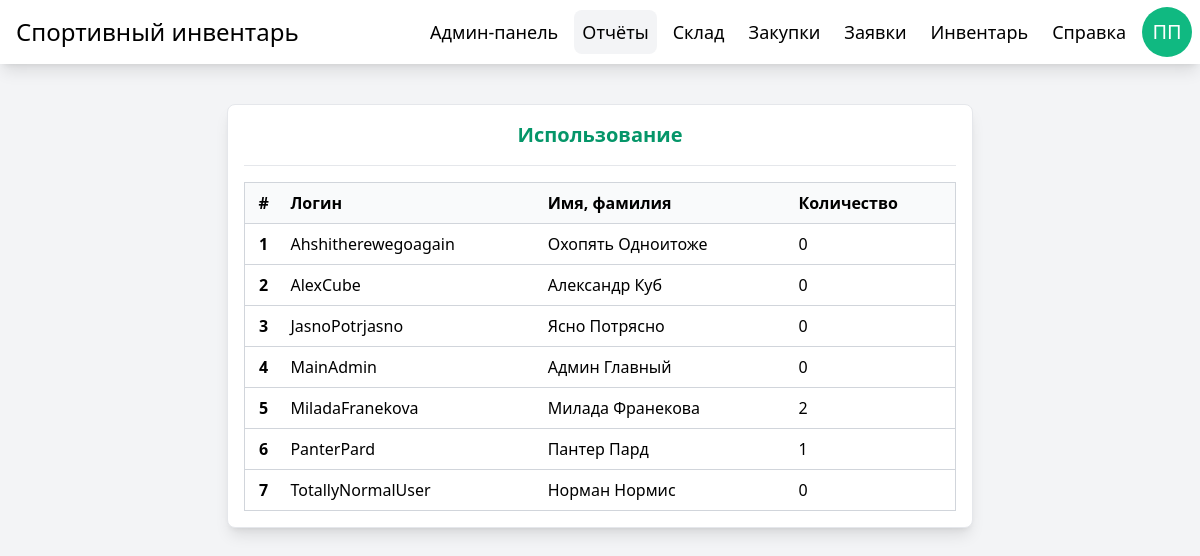
Screenshot of /reports/ (signed in) with the database file from the repository.
### manager/models.py (models this page shows, shortened)
class User(AbstractUser):
    patronymic = models.CharField(max_length=64, blank=True, null=True)
    verified = models.BooleanField(default=False)

### manager/views.py (the view)
# urls.py: path('reports/', views.usage_report_view, name="reports"),
@user_passes_test(is_admin)
def usage_report_view(request):
    user_report = usage_report()
    db_stats = db_report()
    context = {
        'user_report': user_report,
        'db_stats': db_stats,
        'users': User.objects.filter()
    }
    return render(request, 'reports.html', context)

### manager/utils.py (called while the page is built)
def usage_report():
    users = User.objects.annotate(
        active_count=Count('products', filter=Q(products__state='active')),
        inactive_count=Count('products', filter=Q(products__state='inactive')),
        broken_count=Count('products', filter=Q(products__state='active'))
    )
    report = []
    for user in users:
        report.append({
            'username': user.username,
            'first_name': user.first_name,
            'last_name': user.last_name,
            'active_count': user.active_count,
        })
    return report

def db_report():
    return {'users': User.objects.count(), 'products': Product.objects.count(), 'purchases': Purchase.objects.count()}

### manager/views.py (called while the page is built)
def is_admin(user):
    return user.is_staff == True

### theme/templates/reports.html (shortened to what this page needs)
{% extends "base.html" %}
{% block content %}
<div class="w-2/3 p-4 grid gap-4 bg-white border rounded-lg shadow-lg">
    <h2 class="text-xl font-semibold text-center text-primary-600">Использование</h2>
    <hr>
    <table class="border border-gray-300 border-collapse">
        <thead>
            <tr class="bg-gray-50 border border-gray-300">
                <th class="p-2 text-center">#</th>
                <th class="p-2 text-start">Логин</th>
                <th class="p-2 text-start">Имя, фамилия</th>
                <th class="p-2 text-start">Количество</th>
            </tr>
        </thead>
        <tbody id="inventoryTableBody">
            {% for report in user_report %}
            <tr class="border-b border-gray-300 hover:bg-primary-50 transition">
                <th class="p-2 text-center">{{ forloop.counter }}</th>
                <td class="p-2 text-start break-all">{{ report.username }}</td>
                <td class="p-2 text-start">{{ report.first_name }} {{ report.last_name }}</td>
                <td class="p-2">{{ report.active_count }}</td>
            </tr>
            {% empty %}
            <tr class="border-y border-gray-300">
                <td colspan="4" class="py-2 text-center text-gray-400 transition">Инвентарь пока не используется.</td>
            </tr>
            {% endfor %}
        </tbody>
    </table>
</div>
{% endblock %}

### theme/templates/base.html (shortened to what this page needs)
{% load static tailwind_tags %}
<!DOCTYPE html>
<html>
<head>
    {% tailwind_css %}
</head>
<body class="bg-gray-100">
    <div class="h-screen flex-row justify-center items-start bg-gray-100">
        <nav class="w-full h-16 flex justify-between items-center bg-white shadow-lg">
            <div class="h-full p-4 flex items-center">
                <h1 class="text-2xl">Спортивный инвентарь</h1>
            </div>
            <div class="h-full p-2 gap-x-2 flex justify-between items-center">
                {% if user.is_staff %}
                <a
                    id="admin_panel"
                    href="{% url 'admin_panel' %}"
                    title="Админ-панель"
                    class="p-2 flex items-center text-lg rounded-lg hover:text-primary-700 hover:bg-gray-100 transition">
                    Админ-панель
                </a>
                <a
                    id="reports"
                    href="{% url 'reports' %}"
                    title="Отчёты"
                    class="p-2 flex items-center text-lg rounded-lg hover:text-primary-700 hover:bg-gray-100 transition">
                    Отчёты
                </a>
                <a
                    id="storage"
                    href="{% url 'storage' %}"
                    title="Склад"
                    class="p-2 flex items-center text-lg rounded-lg hover:text-primary-700 hover:bg-gray-100 transition">
                    Склад
                </a>
                <a
                    id="purchases"
                    href="{% url 'purchases' %}"
                    title="Закупки"
                    class="p-2 flex items-center text-lg rounded-lg hover:text-primary-700 hover:bg-gray-100 transition">
                    Закупки
                </a>
                {% endif %}
                <a
                    id="applications"
                    href="{% url 'applications' %}"
                    title="Заявки"
                    class="p-2 flex items-center text-lg rounded-lg hover:text-primary-700 hover:bg-gray-100 transition">
                    Заявки
                </a>
                <a
                    id="inventory"
                    href="{% url 'inventory' %}"
                    title="Инвентарь"
                    class="p-2 flex items-center text-lg rounded-lg hover:text-primary-700 hover:bg-gray-100 transition">
                    Инвентарь
                </a>
                <a
                    id="help"
                    href="{% url 'help' %}"
                    title="Справка"
                    class="p-2 flex items-center text-lg rounded-lg hover:text-primary-700 hover:bg-gray-100 transition">
                    Справка
                </a>
                {% if user.is_authenticated %}
                <a
                    href="{% url 'profile' %}"
                    title="Профиль"
                    class="flex justify-center items-center bg-primary-500 text-center text-xl text-white rounded-full hover:bg-primary-700 transition"
                    style="width: 50px; height: 50px;">
                    {{ user.first_name|slice:'0:1' }}{{ user.last_name|slice:'0:1' }}
                </a>
                {% endif %}
            </div>
        </nav>
        <div class="w-full p-10 gap-10 flex justify-center items-start">
            {% block content %}{% endblock %}
        </div>
    </div>
</body>
</html>

### rows the page displays
User: first_name "П", last_name "П", username "PanterPard", first_name "Пантер", last_name "Пард"
User: username "Ahshitherewegoagain", first_name "Охопять", last_name "Одноитоже"
User: username "AlexCube", first_name "Александр", last_name "Куб"
User: username "JasnoPotrjasno", first_name "Ясно", last_name "Потрясно"
User: username "MainAdmin", first_name "Админ", last_name "Главный"
User: username "MiladaFranekova", first_name "Милада", last_name "Франекова"
User: username "TotallyNormalUser", first_name "Норман", last_name "Нормис"

### other values shown
{{ report.active_count }} "0" "0" "0" "0" "2" "1" "0"
